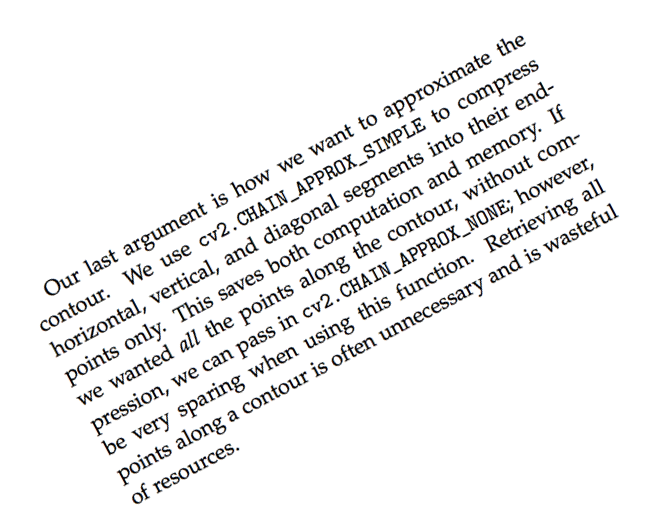
#> input picture trabalho3/trabalho3-ra204481/images/neg_28.png, 660 x 525 px
$ python -i transformadaHough.py   (imports and definitions only)   (older library calls are emulated)
#> lines starting #> are read from the running program, lines starting #| are printed output that depends on the picture
#> further down, picture is the input picture: shape (525, 660, 3); mean B, G, R 240.8, 240.8, 240.8
import cv2
import numpy as np
import matplotlib.pyplot as plt
import math

def alinhar(inputImg, houghThreshold=400):
#> called with houghThreshold = 400
    _, binary_image = cv2.threshold(inputImg, 200, 255, cv2.THRESH_BINARY)
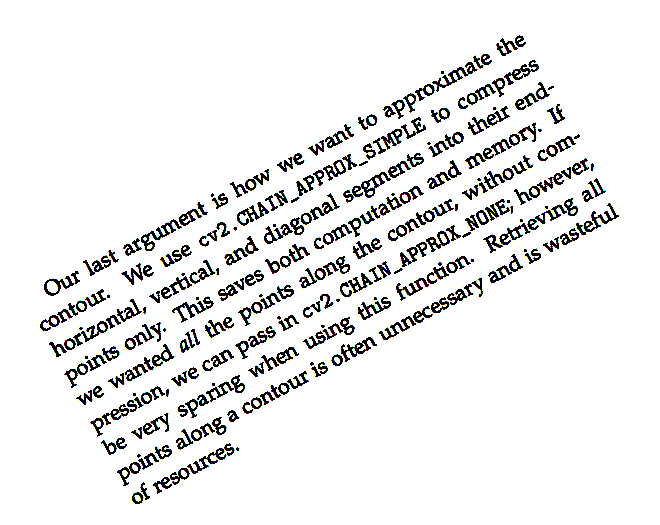
#> binary_image: shape (525, 660, 3); mean B, G, R 234.7, 234.7, 234.7

    sobel_x = cv2.Sobel(binary_image, cv2.CV_64F, 1, 0, ksize=3)
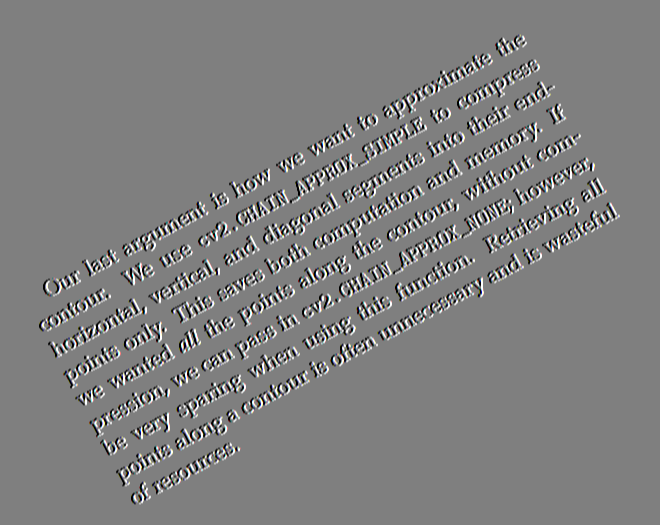
#> sobel_x: shape (525, 660, 3) float64; mean B, G, R 0, 0, 0; drawn with min black and max white
    sobel_y = cv2.Sobel(binary_image, cv2.CV_64F, 0, 1, ksize=3)
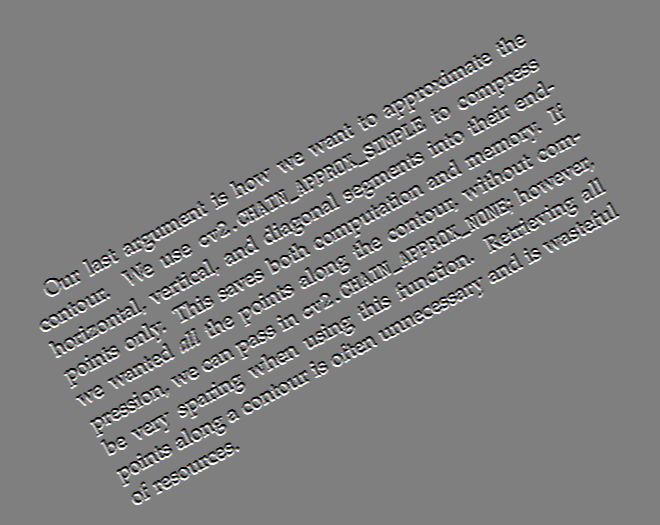
#> sobel_y: shape (525, 660, 3) float64; mean B, G, R 0, 0, 0; drawn with min black and max white

    gradient_magnitude = np.sqrt(sobel_x**2 + sobel_y**2)
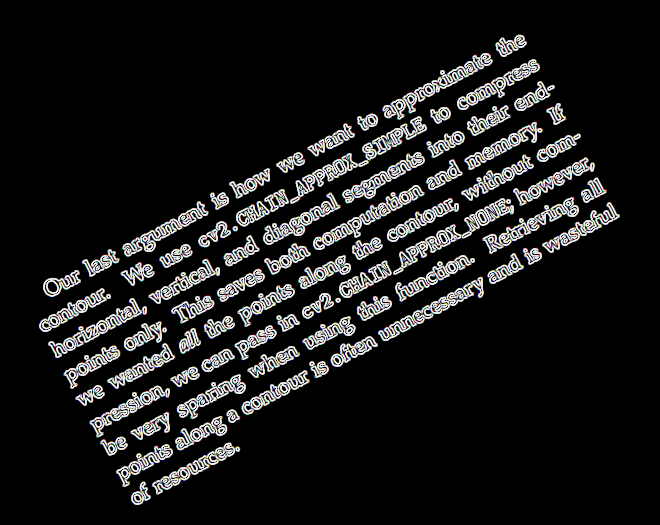
#> gradient_magnitude: shape (525, 660, 3) float64; mean B, G, R 116.9, 116.9, 116.9; drawn with min black and max white
    gradient_magnitude = np.uint8(255 * gradient_magnitude / np.max(gradient_magnitude))

    _, edge_image = cv2.threshold(gradient_magnitude, 50, 255, cv2.THRESH_BINARY)
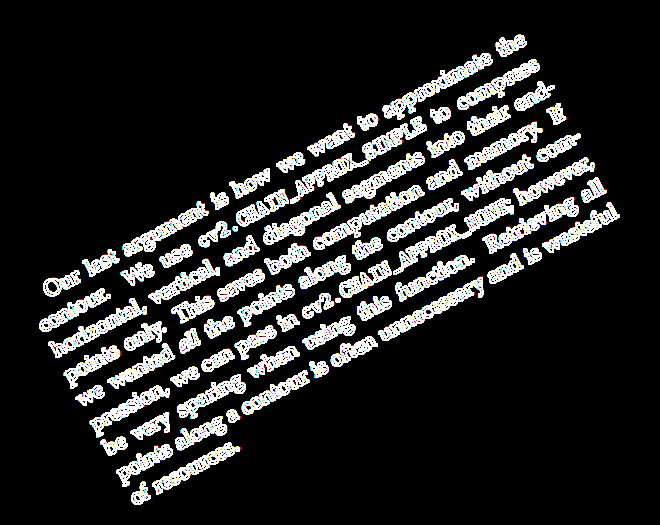
#> edge_image: shape (525, 660, 3); mean B, G, R 37.2, 37.2, 37.2
#> (the run stopped early here; a loop or call above may not have finished)

$ run again, on trabalho3/trabalho3-ra204481/images/neg_4.png
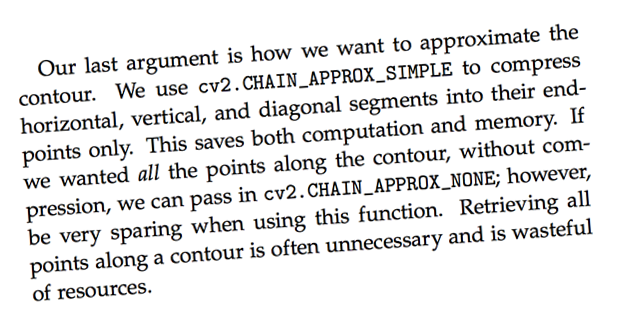
#> input picture trabalho3/trabalho3-ra204481/images/neg_4.png, 620 x 317 px
#> picture is the input picture: shape (317, 620, 3); mean B, G, R 230, 229.9, 230
#> in alinhar, `sobel_y = cv2.Sobel(binary_image, cv2.CV_64F, 0, 1, ksize=3)`:
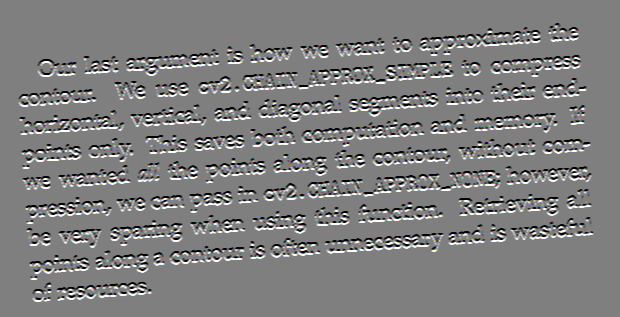
#> sobel_y: shape (317, 620, 3) float64; mean B, G, R 0, 0, 0; drawn with min black and max white
#> in alinhar, `_, edge_image = cv2.threshold(gradient_magnitude, 50, 255, cv2.THRESH_..`:
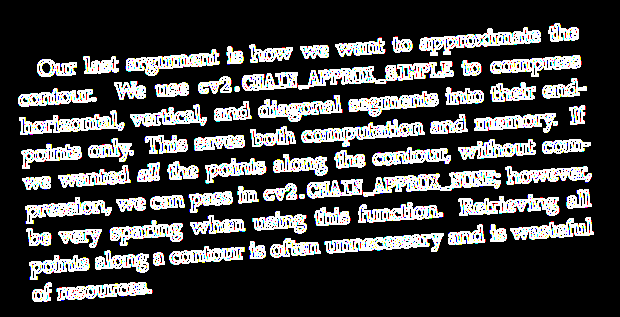
#> edge_image: shape (317, 620, 3); mean B, G, R 63.3, 63.4, 63.5

$ run again, on trabalho3/trabalho3-ra204481/images/pos_24.png
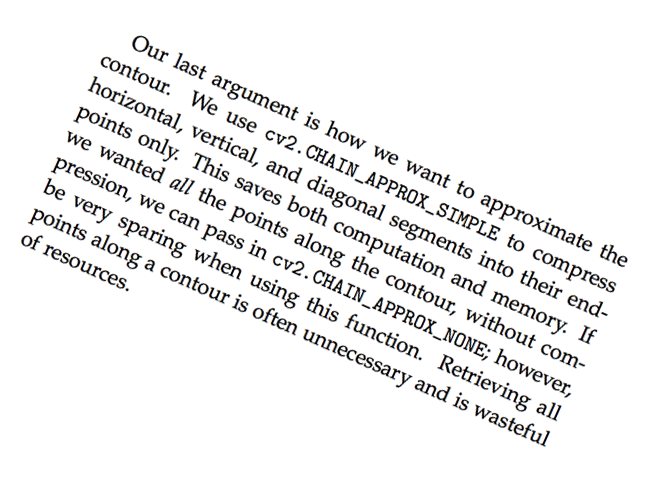
#> input picture trabalho3/trabalho3-ra204481/images/pos_24.png, 662 x 495 px
#> picture is the input picture: shape (495, 662, 3); mean B, G, R 240, 239.9, 240
#> in alinhar, `sobel_y = cv2.Sobel(binary_image, cv2.CV_64F, 0, 1, ksize=3)`:
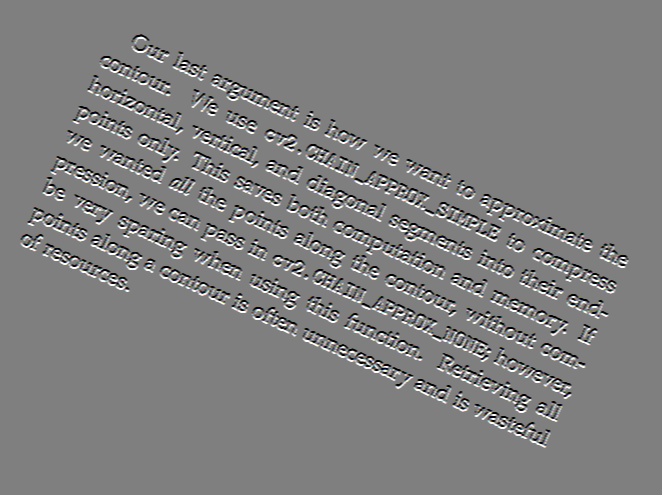
#> sobel_y: shape (495, 662, 3) float64; mean B, G, R 0, 0, 0; drawn with min black and max white
#> in alinhar, `_, edge_image = cv2.threshold(gradient_magnitude, 50, 255, cv2.THRESH_..`:
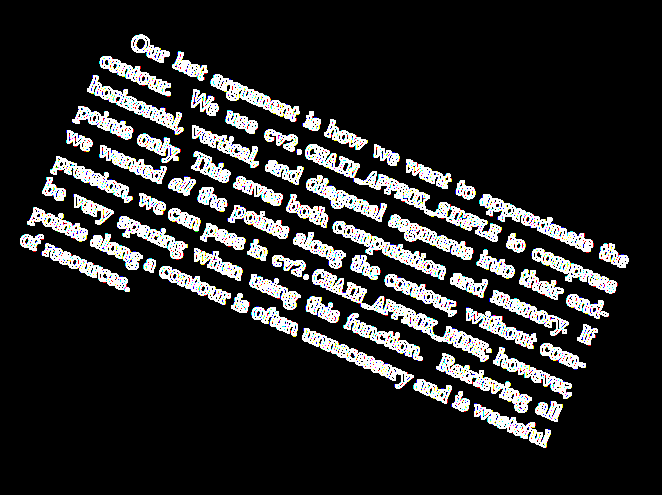
#> edge_image: shape (495, 662, 3); mean B, G, R 39.1, 39.2, 39.1
